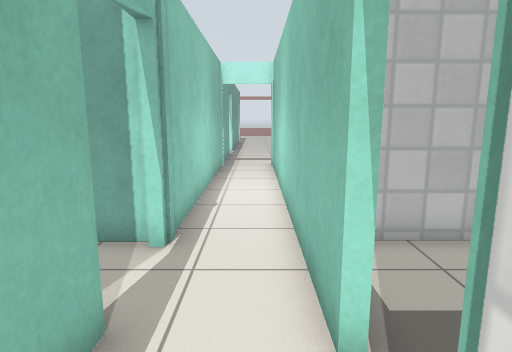
View 1 (above)

19 first-person views from a walk through a world built for the Gazebo simulator. The camera is 1.2 m above the floor, tilts 10° down and sees 75° across. The lines on the ground mark 1 m squares. The floor is counted in squares, 0.5 m on a side. Each view is taken from the middle of a square. On the plan, view 1 faces up. The plan holds only what a view shows up to about 19 squares ahead; the rest is blank. The place goes on beyond the plan. Robots are left out. Gazebo's built-in surfaces are drawn with simple patterns.

View 2
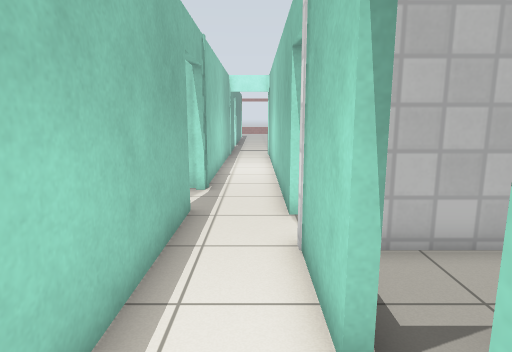

View 3
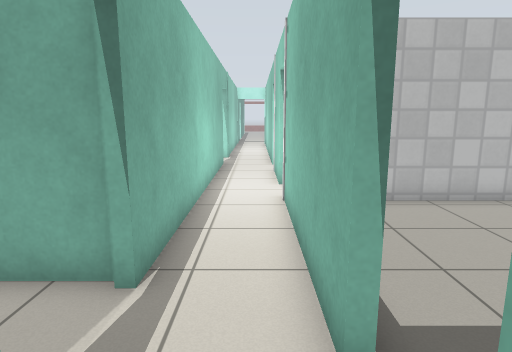

View 4
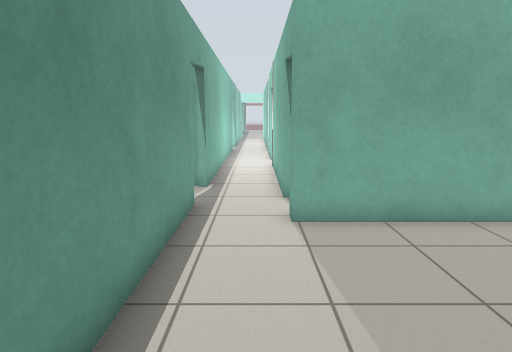

View 5
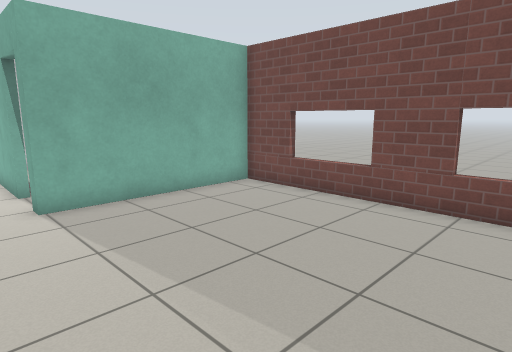

View 6
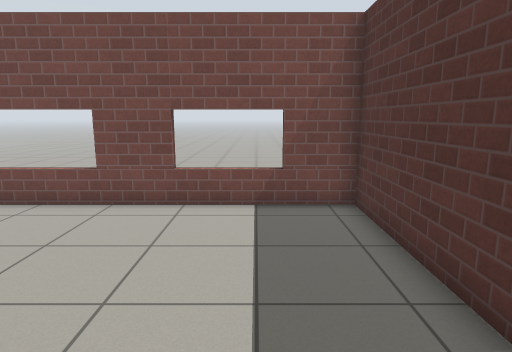

View 7
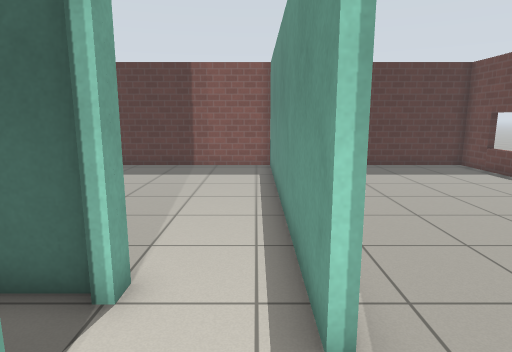

View 8
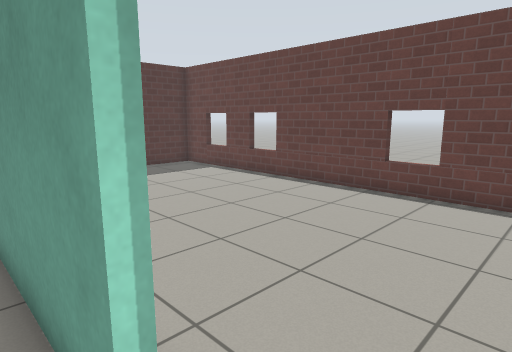

View 9
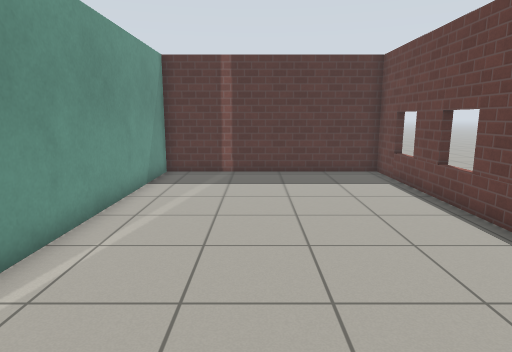

View 10
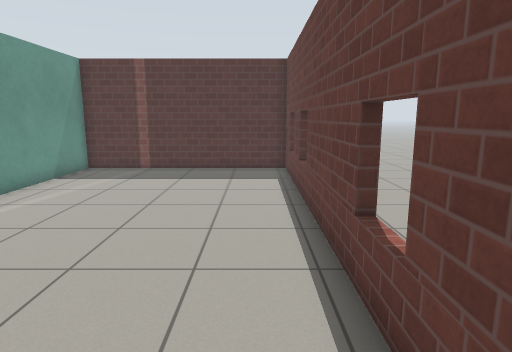

View 11
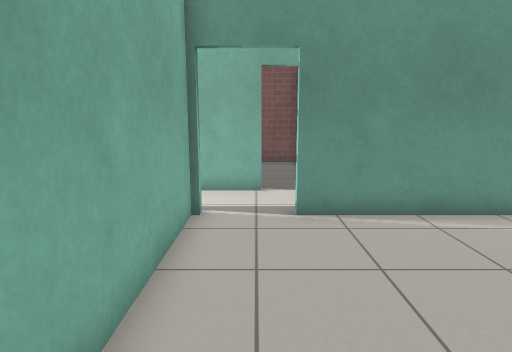

View 12
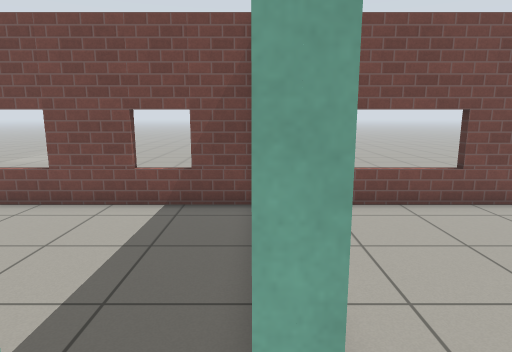

View 13
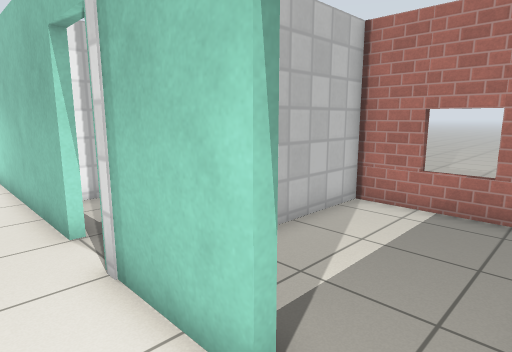

View 14
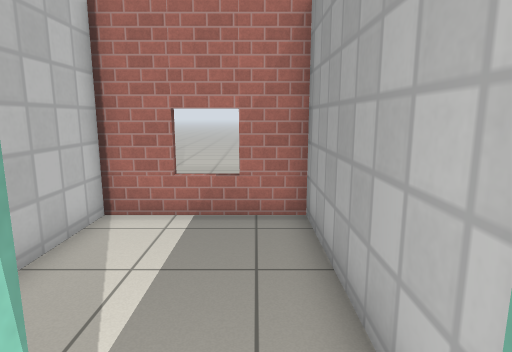

View 15
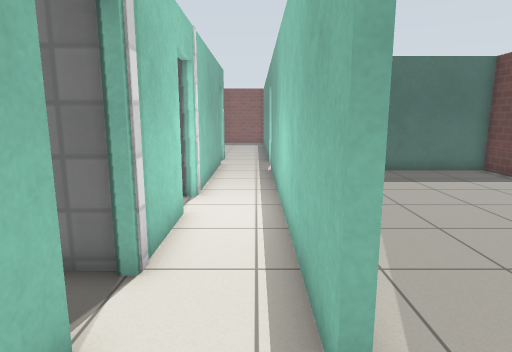

View 16
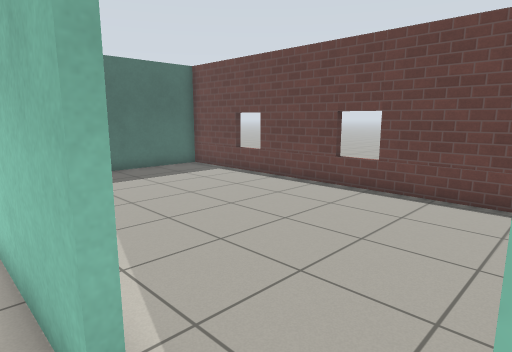

View 17
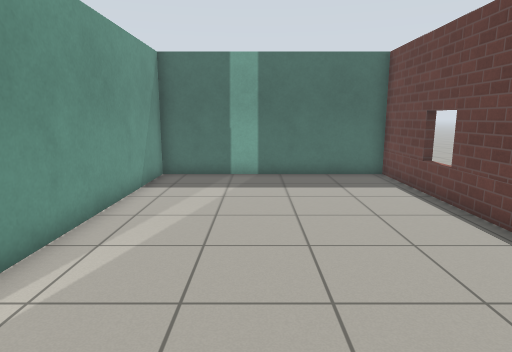

View 18
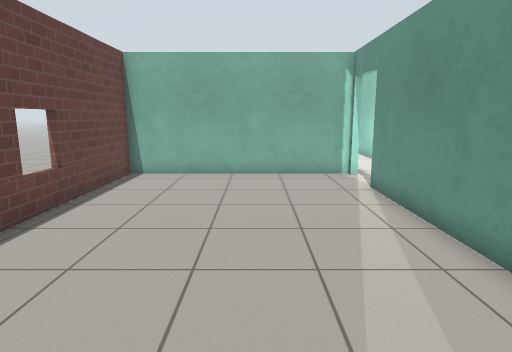

View 19
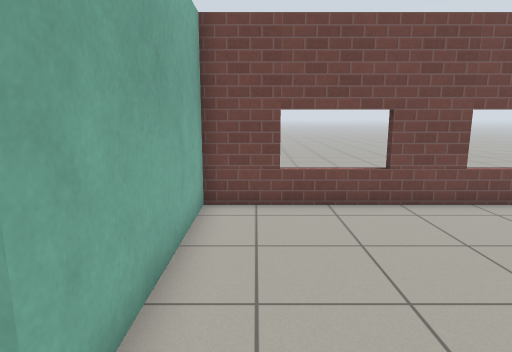

### Floor plan
Ten units are one square. View 1 is at (0, 0); x grows to the right and y downward. Boxes are objects, and circles mark ways between rooms. Rooms are numbered by the first view taken in them; rooms with no view inside come last. Other rooms are left out.
<svg viewBox="-119 -90 204 352">
<path fill="none" stroke="#000" d="M8 112 8 39M-17 120 -17 257 80 257 80 135 8 135 8 130M8 21 8 -12M8 -30 8 -85M-17 -34 -17 96M-17 -85 -17 -59M-114 112 -114 257 -20 257 -20 120M-20 94 -83 94M-19 -62 -114 -62 -114 91 -20 91 -20 -34M11 42 80 42 80 -8 23 -8"/>
<circle cx="-20" cy="110" r="3" fill="#2a7"/>
<circle cx="-20" cy="-50" r="3" fill="#2a7"/>
<circle cx="10" cy="35" r="3" fill="#2a7"/>
<text x="20" y="150">1</text>
<text x="-70" y="170">2</text>
<text x="-70" y="10">3</text>
<text x="40" y="10">4</text>
</svg>
Room 1 opens to room 2. Room 1 opens to room 3. Room 1 opens to room 4.

Where each view was taken, in squares from view 1:
view 1: 0 up, 0 right, facing up
view 2: 5 down, 0 right, facing up
view 3: 14 down, 0 right, facing up
view 4: 21 down, 0 right, facing up
view 5: 23 down, 1 left, facing up-right
view 6: 23 down, 1 left, facing right
view 7: 9 down, 1 left, facing down
view 8: 10 down, 1 left, facing down-left
view 9: 11 down, 6 left, facing down
view 10: 10 down, 10 left, facing down
view 11: 11 down, 10 left, facing right
view 12: 13 down, 1 left, facing right
view 13: 4 down, 1 left, facing up-right
view 14: 3 down, 0 right, facing right
view 15: 6 up, 1 left, facing down
view 16: 6 up, 1 left, facing down-left
view 17: 5 up, 6 left, facing down
view 18: 8 down, 6 left, facing up
view 19: 15 down, 1 left, facing right
